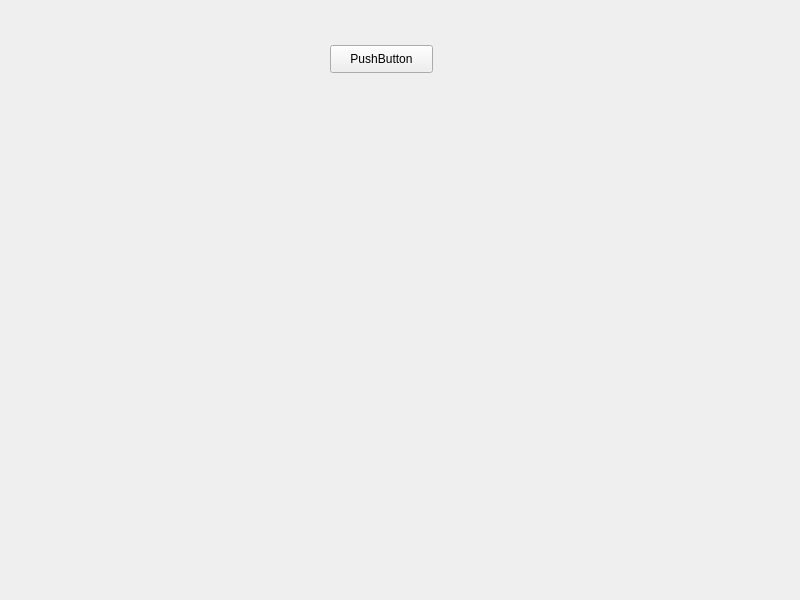
<?xml version="1.0" encoding="UTF-8"?>
<ui version="4.0">
 <class>MainWindow</class>
 <widget class="QMainWindow" name="MainWindow">
  <property name="geometry">
   <rect>
    <x>0</x>
    <y>0</y>
    <width>800</width>
    <height>600</height>
   </rect>
  </property>
  <property name="windowTitle">
   <string>MainWindow</string>
  </property>
  <widget class="QWidget" name="centralWidget">
   <widget class="QPushButton" name="pushButton">
    <property name="geometry">
     <rect>
      <x>330</x>
      <y>45</y>
      <width>103</width>
      <height>28</height>
     </rect>
    </property>
    <property name="text">
     <string>PushButton</string>
    </property>
   </widget>
  </widget>
 </widget>
 <resources/>
 <connections/>
</ui>
